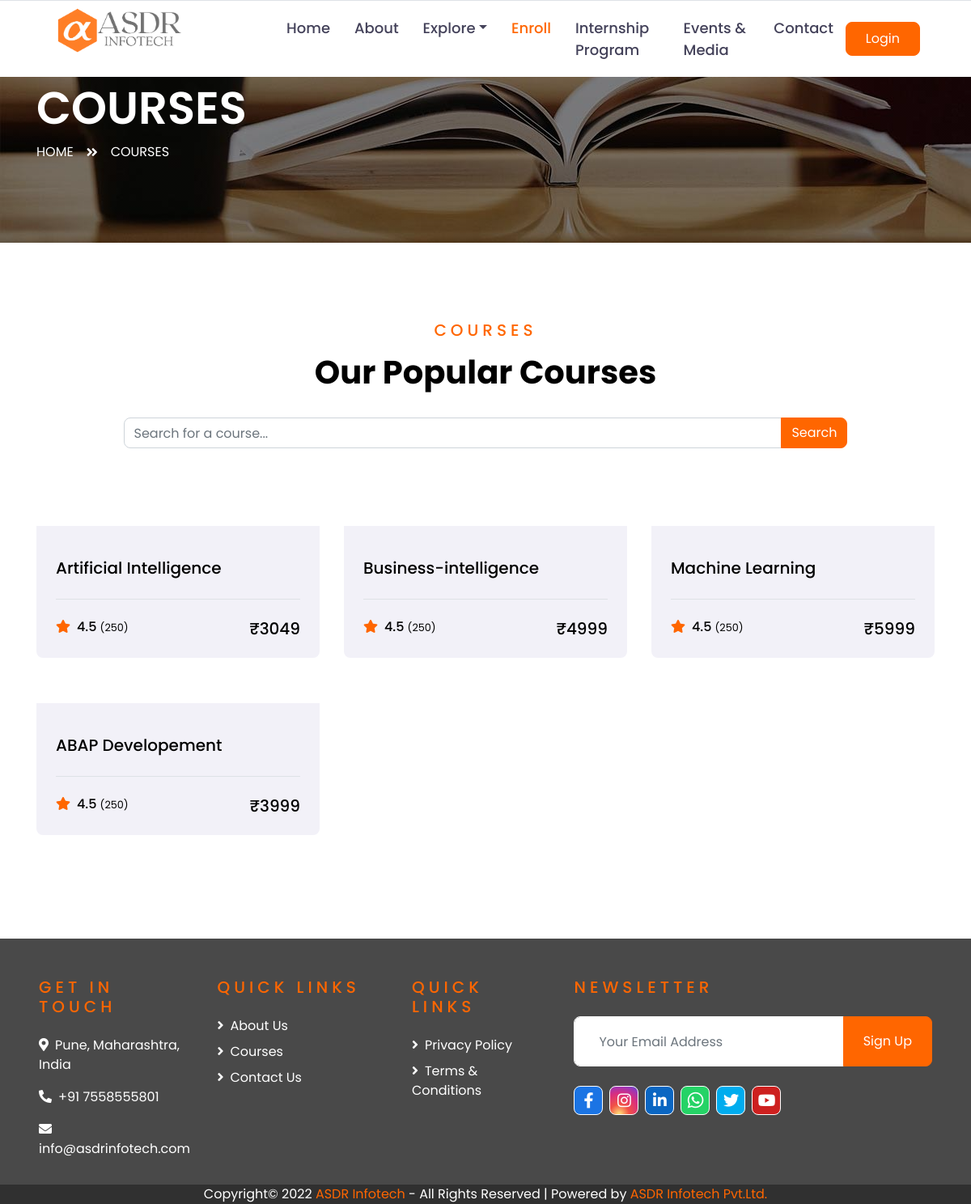
The page /course.php on the database its author committed.
### tables this page shows
CREATE TABLE `courses` (
  `course_id` int(11) NOT NULL,
  `course_name` varchar(255) DEFAULT NULL,
  `course_duration` varchar(20) NOT NULL,
  `startdate` date NOT NULL,
  `enddate` date NOT NULL,
  `starttime` varchar(50) DEFAULT NULL,
  `endtime` varchar(50) NOT NULL,
  `cource_amount` int(10) NOT NULL DEFAULT 0,
  `syllabus_type` varchar(30) NOT NULL,
  `course_description` text NOT NULL,
  `course_img` varchar(50) NOT NULL,
  `status` varchar(25) NOT NULL DEFAULT 'active'
);

### course.php (the view, shortened to what this page needs)
<?php
include '_dbConnect.php';
?>
<?php
$user_type = $_SESSION['user_type'] ?? '';
?>
<!DOCTYPE html>
<html lang="en">
<head>
    <link href="https://cdnjs.cloudflare.com/ajax/libs/font-awesome/5.10.0/css/all.min.css" rel="stylesheet">
    <link href="lib/owlcarousel/assets/owl.carousel.min.css" rel="stylesheet">
    <link href="css/style.css" rel="stylesheet">
</head>
<body>
    <div class="container-fluid">
        <div class="row border-top px-xl-5"
            style="position: fixed; top: 0;width: 100%; z-index: 9999; background-color: white;">
            <div class="col-lg-3 d-none d-lg-block">
                <a href="index"><img src="img/ASDR LOGO.png" style="width: 166px; padding: 3px;"></a>
            </div>
            <div class="col-lg-9">
                <nav class="navbar navbar-expand-lg bg-light navbar-light py-3 py-lg-0 px-0"
                    style="padding-top: 0rem !important; padding-bottom: 0rem !important;">
                    <div class="collapse navbar-collapse justify-content-between" id="navbarCollapse">
                        <div class="navbar-nav py-0">
                            <?php
                            if ($user_type !== 'student' && $user_type !== 'teacher') {
                                echo '
                                <a href="index" class="nav-item nav-link ">Home</a>
                                <a href="about" class="nav-item nav-link ">About</a>
                                <div class="nav-item dropdown">
                                <a class="nav-link dropdown-toggle" href="#" id="coursesDropdown" role="button"
                                    data-toggle="dropdown" aria-haspopup="true" aria-expanded="false">Explore</a>
                            </div>
                            <a href="course" class="nav-item nav-link active">Enroll</a>
                            <a href="internship" class="nav-item nav-link ">Internship Program</a>
                            <a href="gallery" class="nav-item nav-link">Events & Media</a>
                            <a href="contact" class="nav-item nav-link">Contact</a>
                                ';
                            }
                            ?>
                        </div>
                        <?php
                        if (isset($_SESSION['user_id'])) {
                            echo '<a class="btn btn-primary py-2 px-4 ml-auto d-none d-lg-block" href="logout">Logout</a>';
                        } else {
                            echo '<a class="btn btn-primary py-2 px-4 ml-auto d-none d-lg-block" href="#login-modal" data-toggle="modal">Login</a>';
                        }
                        ?>
                    </div>
                </nav>
            </div>
        </div>
    </div>
    <div class="container-fluid page-header" style="margin-bottom: 0px;">
        <div class="container">
            <div class="d-flex flex-column justify-content-center" style="min-height: 300px">
                <h3 class="display-4 text-white text-uppercase">Courses</h3>
                <div class="d-inline-flex text-white">
                    <p class="m-0 text-uppercase"><a class="text-white" href="">Home</a></p>
                    <i class="fa fa-angle-double-right pt-1 px-3"></i>
                    <p class="m-0 text-uppercase">Courses</p>
                </div>
            </div>
        </div>
    </div>
    <div class="container-fluid py-5">
        <div class="container py-5">
            <div class="text-center mb-5">
                <h5 class="text-primary text-uppercase mb-3" style="letter-spacing: 5px;">Courses</h5>
                <h1>Our Popular Courses</h1>
                <br>
                <center>
                    <div class="col-lg-10">
                        <form id="course-search-form" method="GET" action="searchCourse.php#searchResultTitile">
                            <div class="input-group">
                                <input type="search" name="search" class="form-control" id="search"
                                    placeholder="Search for a course...">
                                <div class="input-group-append">
                                    <button class="btn btn-primary" type="submit">Search</button>
                                </div>
                            </div>
                        </form>
                    </div>
                </center>
            </div>
            <br>
            <div class="row">
                <?php
                $sql = "SELECT * FROM courses where status = 'active'";
                $result = mysqli_query($conn, $sql);
                if (mysqli_num_rows($result) > 0) {
                    while ($row = mysqli_fetch_assoc($result)) {
                        $cid = $row['course_id'];
                        $cname = $row["course_name"];
                        $cource_amount = $row["cource_amount"];
                        echo '
                                    <div class="col-lg-4 col-md-6 mb-4">
                                        <div class="rounded overflow-hidden mb-2">
                                        <img class="" height = "250" src="teacher/' . $row['course_img'] . '"alt="">
                                        <div class="bg-secondary p-4">
                                                <div class="d-flex justify-content-between mb-3">
                                                </div>
                                                <a class="h5" href="course_detail.php?course_id=' . $cid . '">
                                                    ' . $cname . '
                                                </a>
                                                <div class="border-top mt-4 pt-4">
                                                    <div class="d-flex justify-content-between">
                                                        <h6 class="m-0"><i class="fa fa-star text-primary mr-2"></i>4.5 <small>(250)</small>
                                                        </h6>
                                                        <h5 class="m-0">₹' . $cource_amount . '</h5>
                                                    </div>
                                                </div>
                                            </div>
                                        </div>
                                    </div>';
                    }
                }
                ?>
            </div>
        </div>
    </div>
    <div class="container-fluid bg-dark text-white py-5 px-sm-3 px-lg-5" style="padding-bottom: 0rem !important;">
        <div class="row pt-0">
            <div class="col-lg-7 col-md-12">
                <div class="row">
                    <div class="col-md-4 mb-3">
                        <h5 class="text-primary text-uppercase mb-4" style="letter-spacing: 5px;">Get In Touch
                        </h5>
                        <p><i class="fa fa-map-marker-alt mr-2"></i>Pune, Maharashtra, India</p>
                        <p><i class="fa fa-phone-alt mr-2"></i>+91 7558555801</p>
                        <p><i class="fa fa-envelope mr-2"></i>info@asdrinfotech.com</p>
                    </div>
                    <div class="col-md-4 mb-3">
                        <h5 class="text-primary text-uppercase mb-4" style="letter-spacing: 5px;">Quick Links
                        </h5>
                        <div class="d-flex flex-column justify-content-start">
                            <a class="text-white mb-2" href="about"><i class="fa fa-angle-right mr-2"></i>About
                                Us</a>
                            <a class="text-white mb-2" href="course"><i class="fa fa-angle-right mr-2"></i>Courses</a>
                            <a class="text-white mb-2" href="contact"><i class="fa fa-angle-right mr-2"></i>Contact
                                Us</a>
                        </div>
                    </div>
                    <div class="col-md-4 mb-3" style="    padding-left: 35px;">
                        <h5 class="text-primary text-uppercase mb-4" style="letter-spacing: 5px;">Quick Links
                        </h5>
                        <div class="d-flex flex-column justify-content-start">
                            <a class="text-white mb-2" href="erp"><i class="fa fa-angle-right mr-2"></i>Privacy
                                Policy</a>
                            <a class="text-white mb-2" href="fasttrack"><i class="fa fa-angle-right mr-2"></i>Terms
                                & Conditions</a>
                        </div>
                    </div>
                </div>
            </div>
            <div class="col-lg-5 col-md-12 mb-3">
                <h5 class="text-primary text-uppercase mb-4" style="letter-spacing: 5px;">Newsletter</h5>
                <div class="w-100">
                    <form action="acceptnewslatter" method="POST">
                        <div class="input-group">
                            <input type="text" class="form-control border-light" name="emailid" id="emailid"
                                style="padding: 30px;" placeholder="Your Email Address">
                            <div class="input-group-append">
                                <button type="submit" class="btn btn-primary px-4">Sign Up</button>
                            </div>
                        </div>
                    </form>
                </div>
                <div class="d-flex justify-content-start mt-4">
                    <a class="btn btn-outline-light btn-square mr-2" href="https://www.facebook.com/ASDRinfotech/"
                        style="background-color: #1B74E4; font-size: 1.2rem; padding: 4px;"><i
                            class="fab fa-facebook-f"></i></a>
                    <a class="btn btn-outline-light btn-square mr-2" href="https://www.instagram.com/asdrinfotech/"
                        style="background: radial-gradient(circle at 33% 100%, #fed373 4%, #f15245 30%, #d92e7f 62%, #9b36b7 85%, #515ecf); font-size: 1.2rem; padding: 4px;"><i
                            class="fab fa-instagram"></i></a>
                    <a class="btn btn-outline-light btn-square mr-2"
                        href="https://www.linkedin.com/company/asdr-infotech-pvt-ltd/mycompany/"
                        style="background: #0A66C2; font-size: 1.2rem; padding: 4px;"><i
                            class="fab fa-linkedin-in"></i></a>
                    <a class="btn btn-outline-light btn-square mr-2"
                        href="https://api.whatsapp.com/send/?phone=917558555801&text&type=phone_number&app_absent=0"
                        style="background: #25D366; font-size: 1.4rem; padding: 1px;"><i
                            class="fab fa-whatsapp"></i></a>
                    <a class="btn btn-outline-light btn-square mr-2" href="https://twitter.com/ASDRinfotech"
                        style="background: #00acee; font-size: 1.2rem; padding: 4px;"><i class="fab fa-twitter"></i></a>
                    <a class="btn btn-outline-light btn-square mr-2" href="https://www.youtube.com/@asdrinfotech"
                        style="background: #CD201F; font-size: 1.2rem; padding: 4px;"><i class="fab fa-youtube"></i></a>
                </div>
            </div>
        </div>
    </div>
    <div class="container-fluid text-white" style="padding: 0px;  background: #303030;">
        <center>
            <p style="margin-bottom: 0rem;">Copyright© 2022 <a href="https://asdrinfotech.com/">ASDR Infotech</a> - All
                Rights Reserved | Powered by <a href="https://asdrinfotech.com/">ASDR Infotech Pvt.Ltd.</a></p>
        </center>
    </div>
</body>
</html>

### rows shown on the page
courses: course_name "Artificial Intelligence", cource_amount "3049"
courses: course_name "Business-intelligence", cource_amount "4999"
courses: course_name "Machine Learning", cource_amount "5999"
courses: course_name "ABAP Developement", cource_amount "3999"
